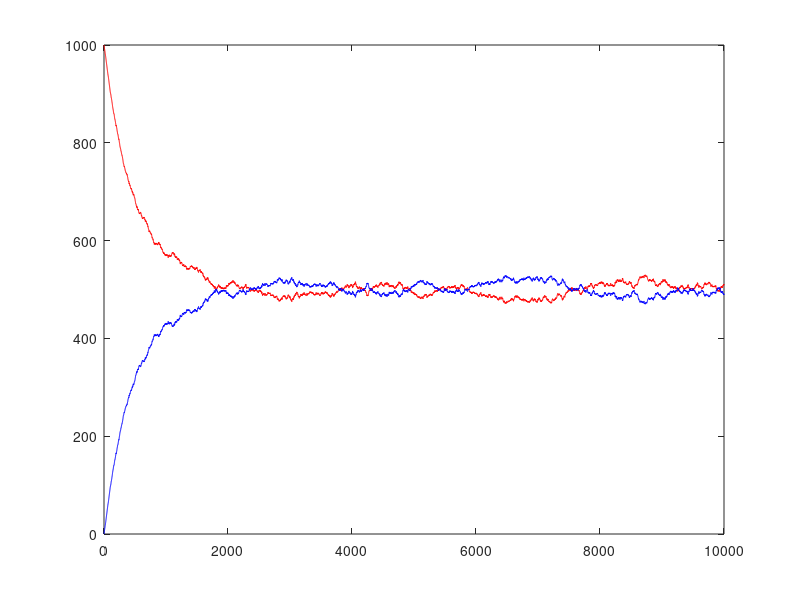

MATLAB code for this plot:
% test15.m
clc;clear all

N=1000;
tmax=10000;
n=zeros(tmax,2);
n(1,1)=N;
n(1,2)=0;

for i=1:tmax-1
	pl=n(i,1)./N;
	pr=1-pl;
	el=rand;
    er=rand;
    n(i+1,:)=n(i,:);
	if el<=pl && er>=pr
		n(i+1,1)=n(i,1)-1;
		n(i+1,2)=n(i,2)+1;
    end
	if er<=pr && el>=pl
		n(i+1,1)=n(i,1)+1;
		n(i+1,2)=n(i,2)-1;
	end
end
t=0:1:tmax-1;
plot(t,n(:,1),'r',t,n(:,2),'b')